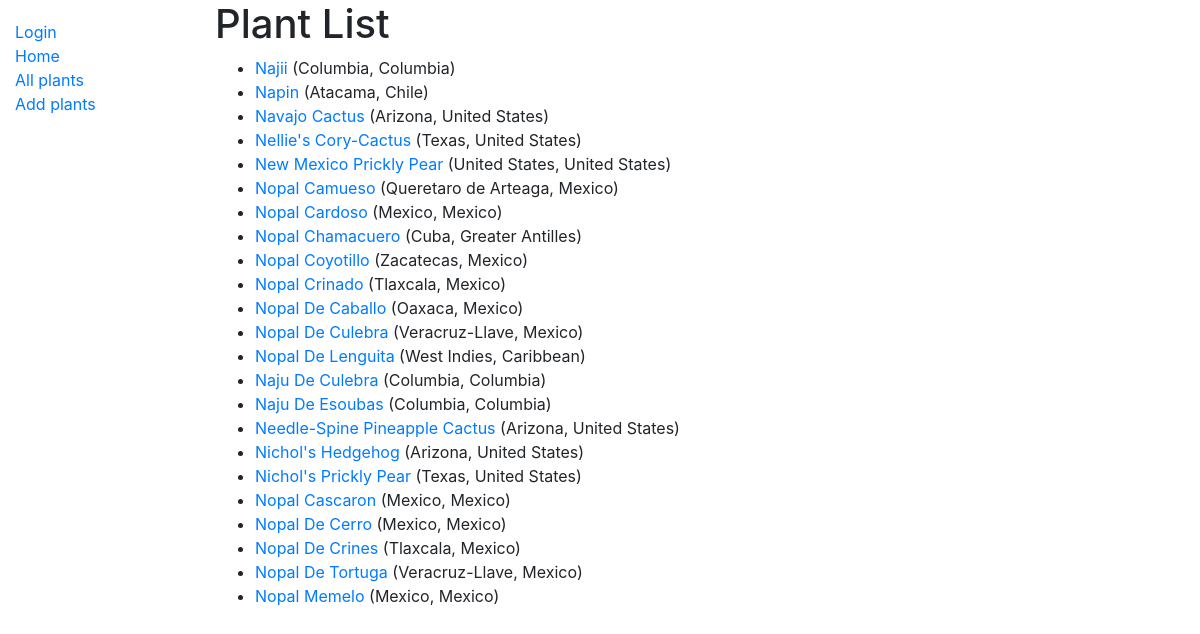
Screenshot of /raincheck/plants/ (signed in) with the database file from the repository.
### raincheck/models.py (models this page shows, shortened)
class Plant(models.Model):
    location = models.ForeignKey(Location, on_delete=models.PROTECT)
    name = models.CharField(max_length=100, unique=True)
    reference = models.CharField(max_length=100)
    def get_absolute_url(self):
        return reverse('plant-detail', args=[str(self.id)])

class Location(models.Model):
    region = models.CharField(max_length=100, unique=True)
    country = models.CharField(max_length=50, null=True, blank=True)
    continent = models.CharField(max_length=20, null=True, blank=True)
    last_rained = models.DateTimeField(null=True, blank=True)
    def __str__(self):
        return ', '.join([self.region, self.country])

### raincheck/views.py (the view)
# urls.py: path('plants/', views.PlantListView.as_view(), name="plants"),
class PlantListView(generic.ListView):
    model = Plant

### raincheck/templates/raincheck/plant_list.html
{% extends "base_generic.html" %}
{% block content %}
  <h1>Plant List</h1>
  {% if plant_list %}
  <ul>
    {% for plant in plant_list %}
      <li>
        <a href="{{ plant.get_absolute_url }}">{{ plant.name }}</a> ({{plant.location}})
      </li>
    {% endfor %}
  </ul>
  {% else %}
    <p>There are no plants in the catalogue.</p>
  {% endif %}
{% endblock %}

### raincheck/templates/base_generic.html (shortened to what this page needs)
<!DOCTYPE html>
<html lang="en">
<head>
  <link rel="stylesheet" href="https://stackpath.bootstrapcdn.com/bootstrap/4.1.3/css/bootstrap.min.css">
  {% load static %}
  <link rel="stylesheet" href="{% static 'css/styles.css' %}">
</head>
<body>
  <div class="container-fluid">
    <div class="row">
      <div class="col-sm-2">
      {% block sidebar %}
        <ul class="sidebar-nav">
          <li><a href="{% url 'login' %}">Login</a></li>
          <li><a href="{% url 'index' %}">Home</a></li>
          <li><a href="{% url 'plants' %}">All plants</a></li>
          <li><a href="{% url 'plant-register' %}">Add plants</a></li>
        </ul>
     {% endblock %}
      </div>
      <div class="col-sm-10 ">{% block content %}{% endblock %}</div>
    </div>
  </div>
</body>
</html>

### raincheck/static/css/styles.css (style rules this page uses)
.sidebar-nav { margin-top: 20px; padding: 0; list-style: none; }

### rows the page displays
Plant: name "Najii", location "Columbia, Columbia"
Plant: name "Napin", location "Atacama, Chile"
Plant: name "Navajo Cactus", location "Arizona, United States"
Plant: name "Nellie's Cory-Cactus", location "Texas, United States"
Plant: name "New Mexico Prickly Pear", location "United States, United States"
Plant: name "Nopal Camueso", location "Queretaro de Arteaga, Mexico"
Plant: name "Nopal Cardoso", location "Mexico, Mexico"
Plant: name "Nopal Chamacuero", location "Cuba, Greater Antilles"
Plant: name "Nopal Coyotillo", location "Zacatecas, Mexico"
Plant: name "Nopal Crinado", location "Tlaxcala, Mexico"
Plant: name "Nopal De Caballo", location "Oaxaca, Mexico"
Plant: name "Nopal De Culebra", location "Veracruz-Llave, Mexico"
Plant: name "Nopal De Lenguita", location "West Indies, Caribbean"
Plant: name "Naju De Culebra", location "Columbia, Columbia"
Plant: name "Naju De Esoubas", location "Columbia, Columbia"
Plant: name "Needle-Spine Pineapple Cactus", location "Arizona, United States"
Plant: name "Nichol's Hedgehog", location "Arizona, United States"
Plant: name "Nichol's Prickly Pear", location "Texas, United States"
Plant: name "Nopal Cascaron", location "Mexico, Mexico"
Plant: name "Nopal De Cerro", location "Mexico, Mexico"
Plant: name "Nopal De Crines", location "Tlaxcala, Mexico"
Plant: name "Nopal De Tortuga", location "Veracruz-Llave, Mexico"
Plant: name "Nopal Memelo", location "Mexico, Mexico"
